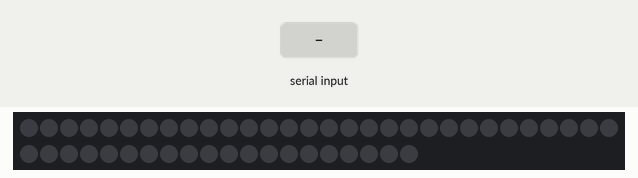
Simulated run of this sketch. Board: Arduino Uno, built with avr-gcc and run on an emulated ATmega328P. Shown: 50 RGB LEDs in strip order, left to right, continuing on the next row. The inputs (shaded band) are chosen by the test bench. Dim RGB values are drawn brighter than linear; the strip is taken to match the declared colour order.

Above: at 1.2 s.
1.3 s: "<90,45,200>" received over Serial
At 2.5 s:
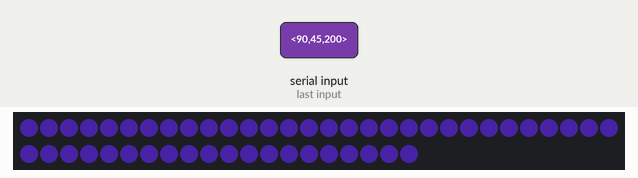
2.8 s: "<30,150,10>" received over Serial
At 3.6 s:
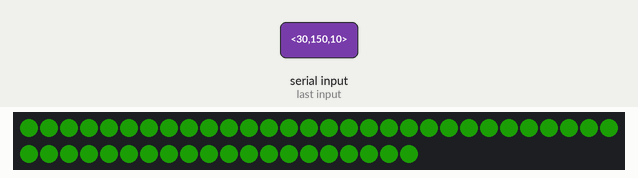
4.3 s: "<90,45>" received over Serial
At 4.6 s:
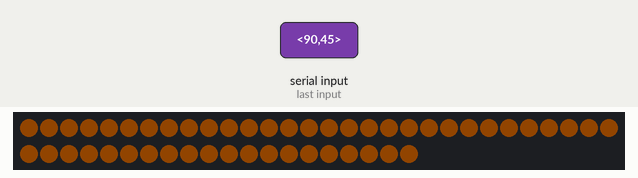
5.8 s: "<5>" received over Serial
At 6.8 s:
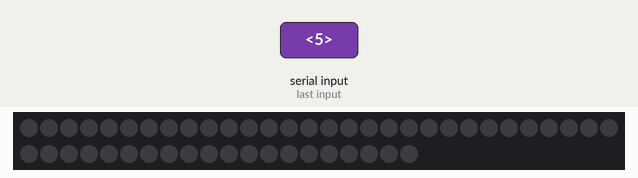
Timing chart, 0 to 8.3 s (numbered marks = the images above; inputs shaded):
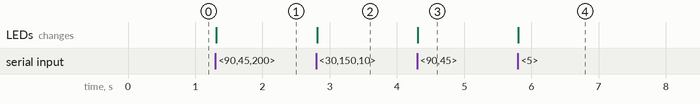

The sketch:

led-controller.ino
```cpp
#include <Adafruit_NeoPixel.h>

#define LED_PIN 6
#define LED_COUNT 50

Adafruit_NeoPixel strip(LED_COUNT, LED_PIN, NEO_BRG + NEO_KHZ800);

const byte numChars = 100;
char receivedChars[numChars];
boolean newData = false;

void setup() {
    Serial.begin(9600);
    strip.begin();
    strip.show();
    strip.setBrightness(50);
}

void loop() {
    recvChars();
    showNewData();
}

void recvChars() {
    static byte index = 0;
    static boolean recvInProgress = false;
    char startMark = '<';
    char endMark = '>';
    char rc;

    while (Serial.available() > 0 && newData == false) {
        rc = Serial.read();
        if (recvInProgress == true) {
            if (rc != endMark) {
                receivedChars[index] = rc;
                index++;
                if (index >= numChars) {
                    index = numChars - 1;
                }
            } else {
                receivedChars[index] = '\0';
                recvInProgress = false;
                index = 0;
                newData = true;
            }
        } else if (rc == startMark) {
            recvInProgress = true;
        }
    }
}

void showNewData() {
    if (newData == true) {
        char * colors = strtok(receivedChars, ",");
        int r = atoi(colors);
        colors = strtok(NULL, ",");
        int g = atoi(colors);
        colors = strtok(NULL, ",");
        int b = atoi(colors);
        for (int i = 0; i < strip.numPixels(); i++) {
            strip.setPixelColor(i, strip.Color(r, g, b));
        }
        strip.show();
        newData = false;
    }
}
```

Measured:
- after the input at 1.3 s, the LEDs: change at once (image 1)
- after the input at 2.8 s, the LEDs: change at once (image 2)
- after the input at 4.3 s, the LEDs: change at once (image 3)
- after the input at 5.8 s, the LEDs: change at once (image 4)
